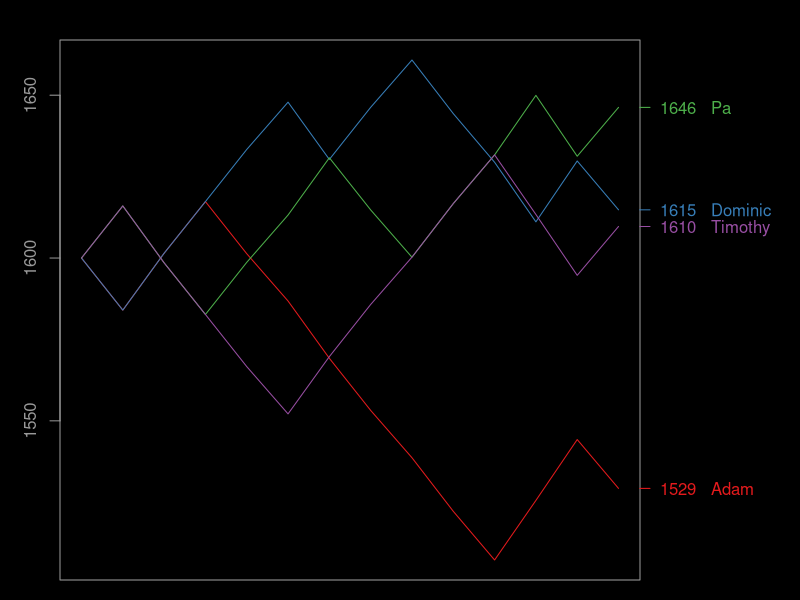

This chart was generated by the following R code:
svg(filename="500.svg", width=8, height=5, pointsize=10, bg="black")

par(bg = "black")
par(fg="#999999")
par(mar=c(1, 3, 2, 8))

data <- read.csv("500.csv", head=FALSE)

player1 = as.vector(t(data[1]))
player2 = as.vector(t(data[2]))
player3 = as.vector(t(data[4]))
player4 = as.vector(t(data[5]))
result = as.vector(t(data[3]))

numEntries = length(result)

players = sort(union(player1, player2))
numPlayers = length(players)

template = rep.int(1600, numEntries+1)
scores = data.frame(template)
for (name in players){
	scores[,name] <- template
}

K = 32

for (i in 2:(numEntries+1)){
	p1 = player1[i-1]
	p2 = player2[i-1]
	r1 = 10 ^ (scores[i-1, p1] / 400)
	r2 = 10 ^ (scores[i-1, p2] / 400)
    r12 = (r1 + r2) / 2
	
	p3 = player3[i-1]
	p4 = player4[i-1]
	r3 = 10 ^ (scores[i-1, p3] / 400)
	r4 = 10 ^ (scores[i-1, p4] / 400)
    r34 = (r3 + r4) / 2
	
	# Expected scores
	e12 = r12 / (r12 + r34)
	e34 = r34 / (r12 + r34)
	
	if (result[i-1] == "win"){
		s12 = 1
		s34 = 0
	} else {
		s12 = 0.5
		s34 = 0.5
	}
	
	for (j in i:(numEntries+1)){
		scores[j, p1] = scores[j, p1] + K * (s12 - e12)
		scores[j, p2] = scores[j, p2] + K * (s12 - e12)
		scores[j, p3] = scores[j, p3] + K * (s34 - e34)
		scores[j, p4] = scores[j, p4] + K * (s34 - e34)
	}
}

# Remove leading 1600s from new players
scores[1,"Timothy"]
for (player in players){
    for (i in 1:(numEntries-1)){
        if (scores[i, player] == 1600 && scores[i+1, player] == 1600)
            scores[i,player] = NA
    }
}

lowest = 1600
highest = 1600
for (name in players) {
        tempScores = scores[name]
        tempScores[is.na(tempScores)] = 1600
        lowest = min(lowest, min(tempScores[name]))
        highest = max(highest, max(tempScores[name]))
}

plot(
	NULL,
	xlim=c(1, numEntries+1),
	ylim=c(lowest, highest),
	ylab="",
	xlab="",
	col.lab="#999999", col.main="#999999", col.axis="#999999",
	xaxt='n'
)

library("RColorBrewer")
colors = brewer.pal(max(3, length(players)), "Set1")

i = 0
for (name in players){
	i = i + 1
	lines(
		x=1:(numEntries+1),
		y=t(scores[name]),
		col=colors[i]
	)
	
	#xData = 1:(numEntries+1)
	#yData = (apply(scores[name], 1, function(x) x))
	#lo = loess(yData~xData)
	#xl <- seq(1, numEntries+1, 0.1)
	#lines(xl, predict(lo, xl), col=colors[i])
	
	currentScore = scores[numEntries+1, name]
	roundedScore = round(currentScore, 0)
	label = paste(roundedScore, " ", name)
	axis(
		4,
		at=c(currentScore),
		labels=c(label),
		col=colors[i], col.ticks=colors[i], col.axis = colors[i],
		las=2
	)
}

#legend("topleft", legend=players, fill=colors, bg="black")
